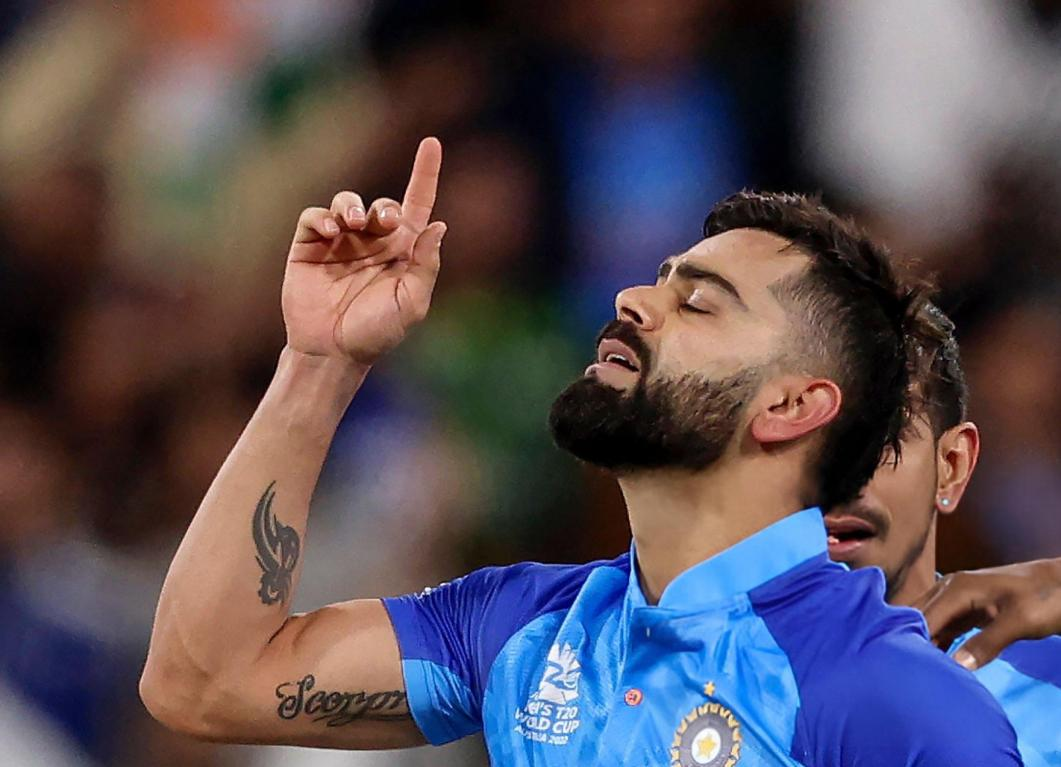
#> input picture model/test_images/virat_img.jpg, 1061 x 767 px, found by its file name
$ jupyter execute --allow-errors imageClassifier.ipynb   (shell and % lines are left out)
#> lines starting #> are read from the running program, lines starting #| are printed output that depends on the picture; pictures that were not available may be replaced by others from this repository, and a replacement may not be noted
[cell 1]
import cv2
import numpy as np
import pandas as pd
import matplotlib.pyplot as plt

[cell 2]
img = cv2.imread('./test_images/virat_kohli.jpg_large')
#> (the rest of this cell did not finish here and is left out)

#> (a cell that did not finish here is left out)

#> (a cell that did not finish here is left out)

#> (a cell that did not finish here is left out)

[cell 6]
faceCascade = cv2.CascadeClassifier('./opencv/haarcascades/haarcascade_frontalface_default.xml')

eye_cascade = cv2.CascadeClassifier('./opencv/haarcascades/haarcascade_eye.xml')

#> (the rest of this cell did not finish here and is left out)

#> (a cell that did not finish here is left out)

#> (a cell that did not finish here is left out)

[cell 9]
cv2.destroyAllWindows()

#> (the rest of this cell did not finish here and is left out)

#> (a cell that did not finish here is left out)

[cell 11]
def get_cropped_image_if_2_eyes(image_path):
    img = cv2.imread(image_path)
    gray = cv2.cvtColor(img, cv2.COLOR_BGR2GRAY)
    faces = faceCascade.detectMultiScale(gray, 1.3, 5)
    for (x,y,w,h) in faces:
        roi_gray = gray[y:y+h, x:x+w]
        roi_color = img[y:y+h, x:x+w]
        eyes = eye_cascade.detectMultiScale(roi_gray)
        if len(eyes) >= 2:
            return roi_color

[cell 12]
img = cv2.imread('./test_images/virat_kohli.jpg_large')
#> (the rest of this cell did not finish here and is left out)

[cell 13]
img_2 = cv2.imread('../test_images/virat_img.jpg')
#> img_2 is the input picture: shape (767, 1061, 3); mean B, G, R 87.5, 77.9, 87.5
# plt.imshow(img_2)

[cell 14]
img_with_no_eyes = get_cropped_image_if_2_eyes('./test_images/virat_img.jpg')
#> in get_cropped_image_if_2_eyes, `gray = cv2.cvtColor(img, cv2.COLOR_BGR2GRAY)`:
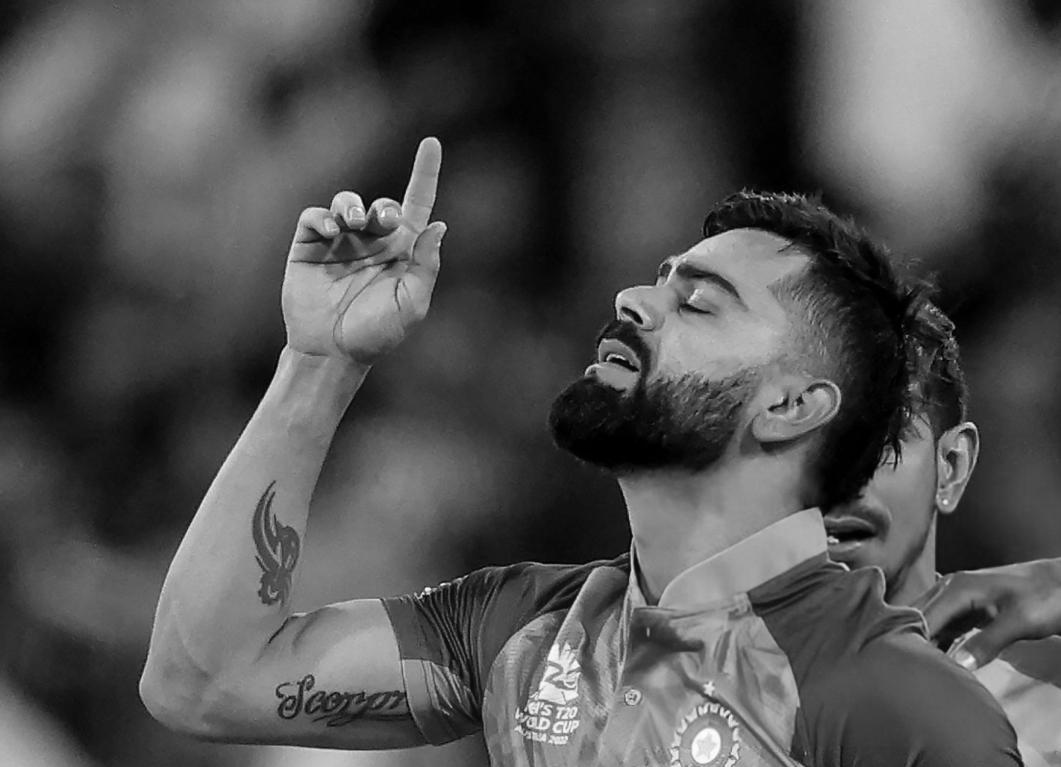
#> gray: shape (767, 1061); min 0, max 255, mean 81.9
#> in get_cropped_image_if_2_eyes, `faces = faceCascade.detectMultiScale(gray, 1.3, 5)`: faces = ()
img_with_no_eyes

#> (the rest of this cell did not finish here and is left out)

plt.imshow(cropped_image)

[cell 15]
path_to_data = './dataset/'
path_to_cr_data = './dataset/cropped/'

[cell 16]
import os
img_dirs = []
for entry in os.scandir(path_to_data):
    if entry.is_dir():
        img_dirs.append(entry.path)

print(img_dirs)

[cell 17]
import shutil
if os.path.exists(path_to_cr_data):
    shutil.rmtree(path_to_cr_data)
os.mkdir(path_to_cr_data)

[cell 18]
cropped_images_dirs = []
celebrity_file_name_dict = {}

for img_dir in img_dirs:
    count = 1
    celebrity_name = img_dir.split('/')[-1]
    print(celebrity_name)
    celebrity_file_name_dict[celebrity_name] = []
    for entry in os.scandir(img_dir):
        roi_color = get_cropped_image_if_2_eyes(entry.path)
#> call 3 of get_cropped_image_if_2_eyes, with image_path = './dataset/cropped/manpreet_singh'
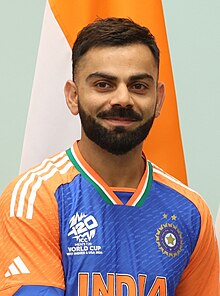
#> input picture model/test_images/Virat_Kohli_in_PMO_New_Delhi.jpg, 220 x 296 px, given in place of manpreet_singh, which was not available
#> in get_cropped_image_if_2_eyes, img is the input picture: shape (296, 220, 3); mean B, G, R 134.9, 148.3, 175.6
#> in get_cropped_image_if_2_eyes (call 3), `gray = cv2.cvtColor(img, cv2.COLOR_BGR2GRAY)`:
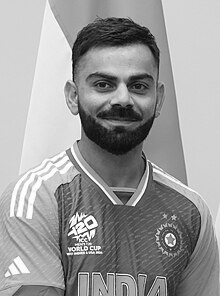
#> gray: shape (296, 220); min 1, max 255, mean 154.9
#> in get_cropped_image_if_2_eyes (call 3), `faces = faceCascade.detectMultiScale(gray, 1.3, 5)`: faces = [[68, 43, 106, 106]]
#> the loop in get_cropped_image_if_2_eyes, `for (x,y,w,h) in faces:` made 1 pass
#> (x, y, w, h, eyes) on pass 1: (68, 43, 106, 106, [[22, 31, 23, 23], [57, 31, 24, 24]])
#> pass 1, in get_cropped_image_if_2_eyes (call 3), `roi_gray = gray[y:y+h, x:x+w]`:
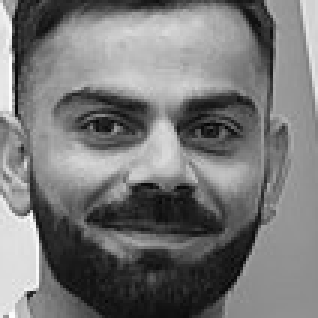
#> roi_gray: shape (106, 106) (shown 3 times larger); min 4, max 253, mean 118.9
#> pass 1, in get_cropped_image_if_2_eyes (call 3), `roi_color = img[y:y+h, x:x+w]`:
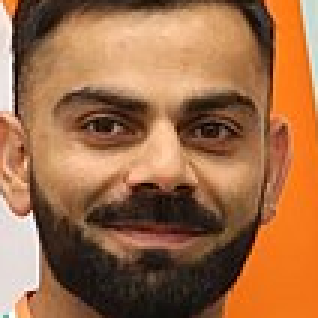
#> roi_color: shape (106, 106, 3) (shown 3 times larger); mean B, G, R 71.2, 107.8, 158.7
        if roi_color is not None:
            cropped_folder = path_to_cr_data + celebrity_name
            if not os.path.exists(cropped_folder):
                os.makedirs(cropped_folder)
                cropped_images_dirs.append(cropped_folder)
                print("Generating cropped images in folder: ",cropped_folder)

            cropped_img_file = celebrity_name + str(count) + '.png'
            cropped_file_path = cropped_folder + '/' + cropped_img_file

            cv2.imwrite(cropped_file_path, roi_color)
            celebrity_file_name_dict[celebrity_name].append(cropped_file_path)
            count += 1

# print(celebrity_file_name_dict)

[cell 19]
import pywt

def w2d(img, mode='haar', level=1):
    imArray = img
    imArray = cv2.cvtColor( imArray,cv2.COLOR_RGB2GRAY)
    imArray = np.float32(imArray)
    imArray /= 255
    coeffs = pywt.wavedec2(imArray, mode, level=level)
    coeffs_H = list(coeffs)
    coeffs_H[0] *= 0
    imArray_H = pywt.waverec2(coeffs_H, mode)
    imArray_H *= 255
    imArray_H = np.uint8(imArray_H)
    return imArray_H

#> (a cell that did not finish here is left out)

[cell 21]
celebrity_file_name_dict

[cell 22]
class_dict = {}
count = 0
for celebrity_name in celebrity_file_name_dict.keys():
    if celebrity_name != '.ipynb_checkpoints':
        class_dict[celebrity_name] = count
        count += 1
class_dict

[cell 23]
X = []
Y = []
for celebrity_name, training_files in celebrity_file_name_dict.items():
    for training_image in training_files:
        img = cv2.imread(training_image)
        scalled_raw_img = cv2.resize(img, (32,32))
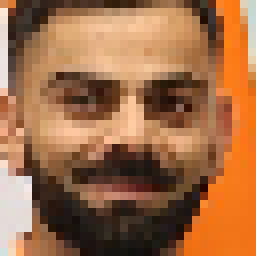
#> scalled_raw_img: shape (32, 32, 3) (shown 8 times larger); mean B, G, R 71, 107.6, 158.5
        img_har = w2d(img,'db1',5)
#> in w2d, `imArray = cv2.cvtColor( imArray,cv2.COLOR_RGB2GRAY)`:
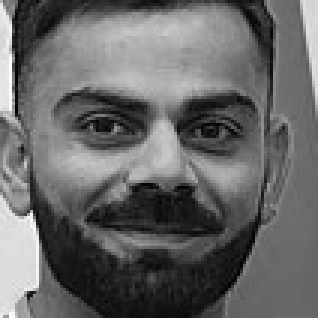
#> imArray: shape (106, 106) (shown 3 times larger); min 1, max 253, mean 102.7
#> in w2d, `coeffs = pywt.wavedec2(imArray, mode, level=level)`: coeffs = 6 items
#> in w2d, `imArray_H = pywt.waverec2(coeffs_H, mode)`:
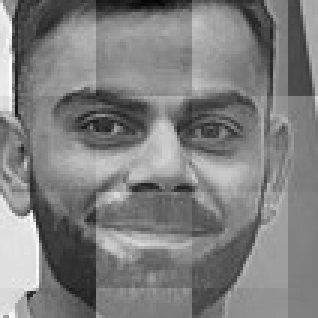
#> imArray_H: shape (106, 106) float32 (shown 3 times larger); min -0.566, max 0.558, mean -0.00304; drawn with min black and max white
#> in w2d, `imArray_H = np.uint8(imArray_H)`:
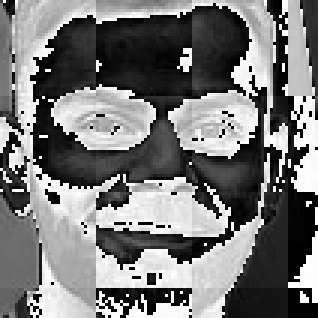
#> imArray_H: shape (106, 106) (shown 3 times larger); min 0, max 255, mean 119.1
        scalled_img_har = cv2.resize(img_har, (32,32))
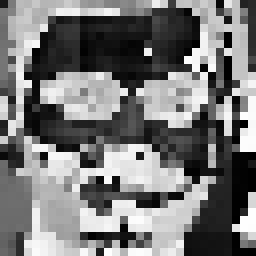
#> scalled_img_har: shape (32, 32) (shown 8 times larger); min 0, max 254, mean 119.5
        combined_img = np.vstack((scalled_raw_img.reshape(32*32*3,1), scalled_img_har.reshape(32*32,1)))
#> combined_img = 4096 values, max 255 at index 86, min 0 at index 267, mean 114.2
        X.append(combined_img)
        Y.append(class_dict[celebrity_name])

[cell 24]
len(X)
#> Out = 1

[cell 25]
len(X[0])
#> Out = 4096

[cell 26]
X = np.array(X).reshape(len(X),4096).astype(float)
X.shape
#> Out = (1, 4096)

[cell 27]
X[0]
#> Out has the same summary as combined_img
